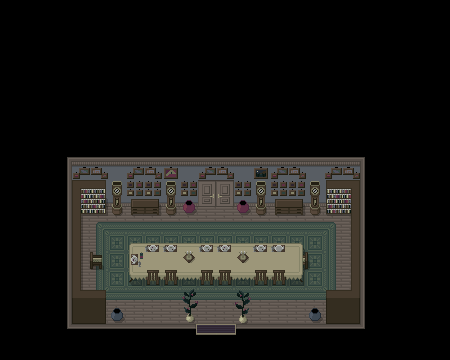

This is a level from a 2D game, rendered from its Tiled map with the project's own tilesets. A one-line summary and the map file follow, with tile-layer data summarised:
An orthogonal 25x20 tile map with 18x18 px tiles, 3 tile layers (Livello tile 1, Furniture, Foreground), 5 tilesets and 13 objects.

<map version="1.10" tiledversion="1.11.0" orientation="orthogonal" renderorder="right-down" width="25" height="20" tilewidth="18" tileheight="18" infinite="0" nextlayerid="5" nextobjectid="28">
 <tileset firstgid="1" source="../../TILEMAPS/Tilemap 2/Tilemap2.tsx" />
 <tileset firstgid="171" source="../../TILEMAPS/Tilemap1/Tilemap1.tsx" />
 <tileset firstgid="324" source="../../TILEMAPS/Tilemap 3/Tilemap3.tsx" />
 <tileset firstgid="477" source="../../TILEMAPS/Furniture/Furniture.tsx" />
 <tileset firstgid="855" source="../../TILEMAPS/Furniture/Furniture2.tsx" />
 <layer id="1" name="Livello tile 1" width="25" height="20">
  <data>[500 cells, 500 non-empty, 28 distinct tile ids]</data>
 </layer>
 <layer id="2" name="Furniture" width="25" height="20">
  <data>[500 cells, 81 non-empty, 40 distinct tile ids]</data>
 </layer>
 <objectgroup id="4" name="Collisioni">
  <object id="1" x="54" y="144" width="324" height="54" />
  <object id="2" x="342" y="198" width="36" height="144" />
  <object id="8" x="324" y="306" width="18" height="36" />
  <object id="10" x="54" y="306" width="54" height="36" />
  <object id="11" x="54" y="198" width="36" height="108" />
  <object id="12" x="108" y="306" width="18" height="18" />
  <object id="13" x="108" y="324" width="216" height="18" />
  <object id="14" x="306" y="306" width="18" height="18" />
  <object id="17" x="180" y="306" width="18" height="18" />
  <object id="18" x="234" y="306" width="18" height="18" />
  <object id="20" x="234" y="198" width="108" height="18" />
  <object id="21" x="90" y="198" width="108" height="18" />
  <object id="25" x="126" y="234" width="180" height="36" />
 </objectgroup>
 <layer id="3" name="Foreground" width="25" height="20">
  <data>[500 cells, 15 non-empty, 11 distinct tile ids]</data>
 </layer>
</map>
